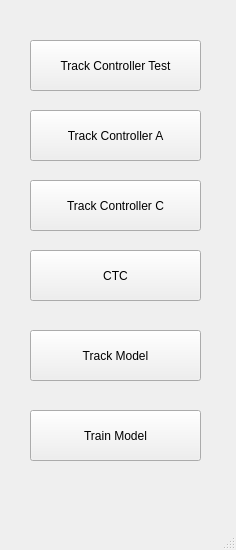
<?xml version="1.0" encoding="UTF-8"?>
<ui version="4.0">
 <class>MainWindow</class>
 <widget class="QMainWindow" name="MainWindow">
  <property name="geometry">
   <rect>
    <x>0</x>
    <y>0</y>
    <width>236</width>
    <height>550</height>
   </rect>
  </property>
  <property name="windowTitle">
   <string>MainWindow</string>
  </property>
  <widget class="QWidget" name="centralwidget">
   <widget class="QPushButton" name="track_controller_test_button">
    <property name="geometry">
     <rect>
      <x>30</x>
      <y>40</y>
      <width>171</width>
      <height>51</height>
     </rect>
    </property>
    <property name="text">
     <string>Track Controller Test</string>
    </property>
   </widget>
   <widget class="QPushButton" name="track_controller_a_button">
    <property name="geometry">
     <rect>
      <x>30</x>
      <y>110</y>
      <width>171</width>
      <height>51</height>
     </rect>
    </property>
    <property name="text">
     <string>Track Controller A</string>
    </property>
   </widget>
   <widget class="QPushButton" name="track_controller_c_button">
    <property name="geometry">
     <rect>
      <x>30</x>
      <y>180</y>
      <width>171</width>
      <height>51</height>
     </rect>
    </property>
    <property name="text">
     <string>Track Controller C</string>
    </property>
   </widget>
   <widget class="QPushButton" name="ctc_button">
    <property name="geometry">
     <rect>
      <x>30</x>
      <y>250</y>
      <width>171</width>
      <height>51</height>
     </rect>
    </property>
    <property name="text">
     <string>CTC</string>
    </property>
   </widget>
   <widget class="QPushButton" name="track_model_button">
    <property name="geometry">
     <rect>
      <x>30</x>
      <y>330</y>
      <width>171</width>
      <height>51</height>
     </rect>
    </property>
    <property name="text">
     <string>Track Model</string>
    </property>
   </widget>
   <widget class="QPushButton" name="train_model_button">
    <property name="geometry">
     <rect>
      <x>30</x>
      <y>410</y>
      <width>171</width>
      <height>51</height>
     </rect>
    </property>
    <property name="text">
     <string>Train Model</string>
    </property>
   </widget>
  </widget>
  <widget class="QMenuBar" name="menubar">
   <property name="geometry">
    <rect>
     <x>0</x>
     <y>0</y>
     <width>236</width>
     <height>26</height>
    </rect>
   </property>
  </widget>
  <widget class="QStatusBar" name="statusbar"/>
 </widget>
 <resources/>
 <connections/>
</ui>
